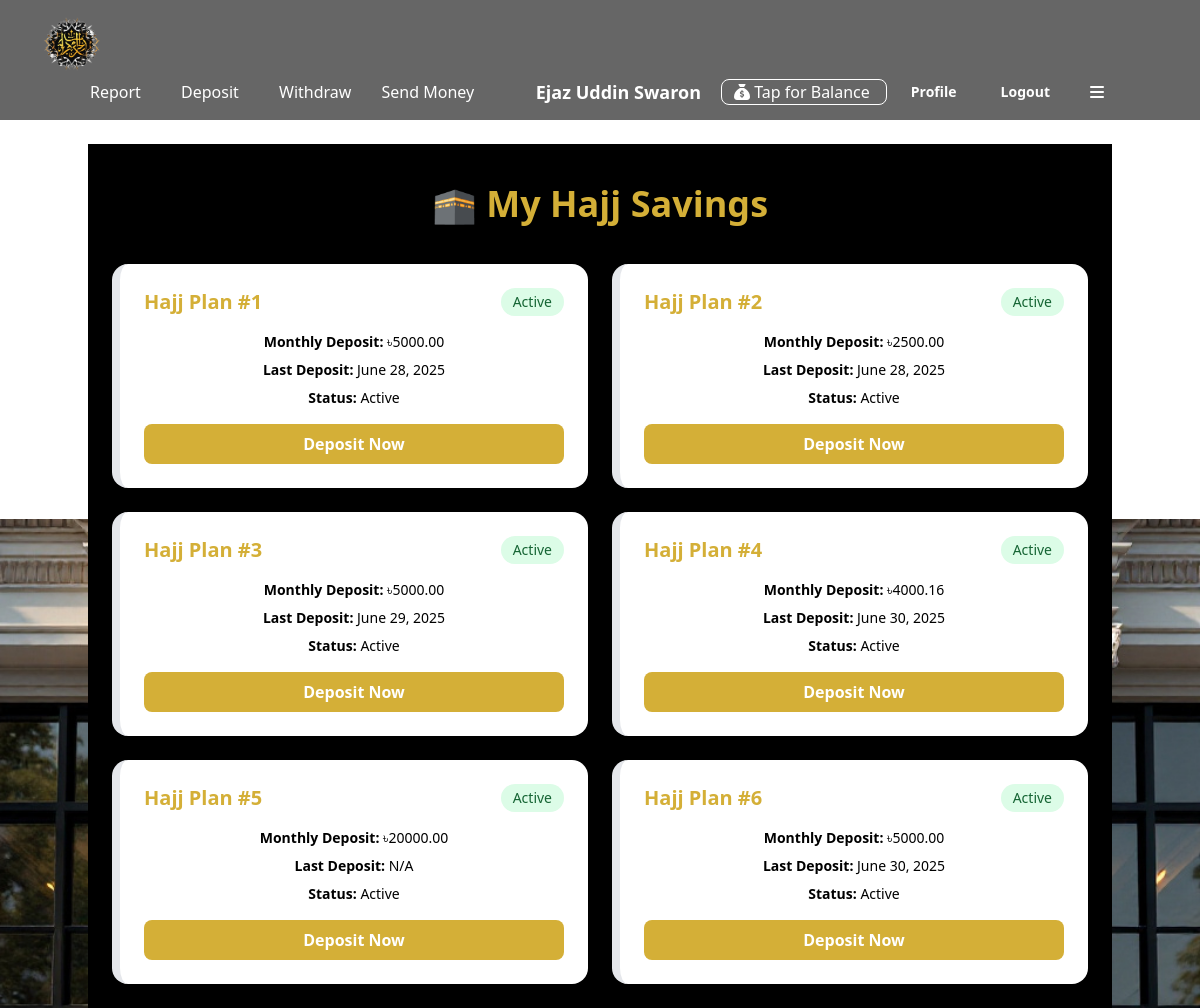
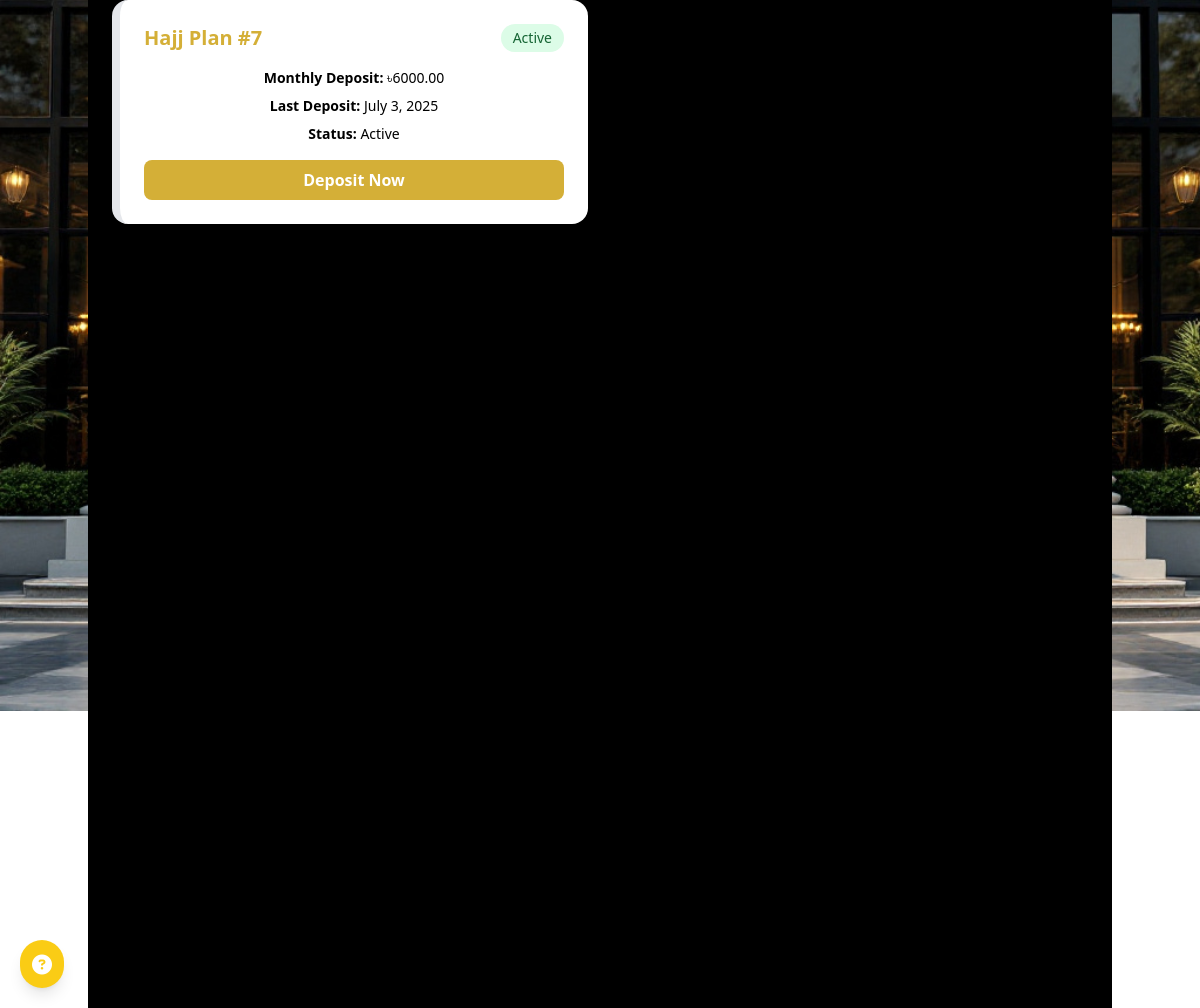
Page /features/hajj/dashboard/ (signed in) on the committed database (2 pictures, top to bottom).
### features/models.py (models this page shows, shortened)
class HajjSavingsAccount(models.Model):
    user = models.ForeignKey(User, on_delete=models.CASCADE)
    account = models.ForeignKey(UserBankAccount, on_delete=models.CASCADE, null=True, blank=True)  # << add null=True, blank=True
    monthly_deposit = models.DecimalField(max_digits=10, decimal_places=2)
    last_deposit_date = models.DateField(null=True, blank=True)
    is_active = models.BooleanField(default=True)

### features/views.py (the view)
# urls.py: path('hajj/dashboard/', hajj_savings_dashboard, name='hajj_savings_dashboard'),
@login_required
def hajj_savings_dashboard(request):
    savings_accounts = HajjSavingsAccount.objects.filter(user=request.user)
    savings = [
        {
            'id': s.id,
            'monthly_deposit': s.monthly_deposit,
            'last_deposit_date': s.last_deposit_date,
            'is_active': s.is_active
        } for s in savings_accounts
    ]
    return render(request, 'features/hajj_savings_dashboard.html', {'savings': savings})

### features/templates/features/hajj_savings_dashboard.html (shortened to what this page needs)
{% extends "base.html" %}
{% load static %}
{% block content %}
<div class="min-h-screen bg-black text-white px-6 py-10">
    <div class="max-w-5xl mx-auto">
        <h1 class="text-4xl font-bold text-gold-500 text-center mb-10">🕋 My Hajj Savings</h1>
        {% if savings %}
        <div class="grid grid-cols-1 md:grid-cols-2 gap-6">
            {% for account in savings %}
            <div class="bg-white text-black p-6 rounded-2xl shadow-xl border-l-8 border-gold-500">
                <div class="flex justify-between items-center mb-4">
                    <h2 class="text-xl font-semibold text-gold-500">Hajj Plan #{{ forloop.counter }}</h2>
                    {% if account.is_active %}
                        <span class="text-sm bg-green-100 text-green-800 px-3 py-1 rounded-full">Active</span>
                    {% else %}
                        <span class="text-sm bg-red-100 text-red-800 px-3 py-1 rounded-full">Inactive</span>
                    {% endif %}
                </div>
                <div class="space-y-2 text-sm">
                    <p><span class="font-semibold">Monthly Deposit:</span> ৳{{ account.monthly_deposit }}</p>
                    <p><span class="font-semibold">Last Deposit:</span> {{ account.last_deposit_date|default:"N/A" }}</p>
                    <p><span class="font-semibold">Status:</span> {{ account.is_active|yesno:"Active,Inactive" }}</p>
                </div>
                {% if account.is_active %}
                <form method="post" action="{% url 'deposit_to_hajj_savings' account.id %}" class="mt-4">
                    <button type="submit"
                        class="w-full py-2 rounded-lg bg-gold-500 text-white font-semibold hover:bg-gold-600 transition duration-300">
                        Deposit Now
                    </button>
                </form>
                {% endif %}
            </div>
            {% endfor %}
        </div>
        {% endif %}
    </div>
</div>
{% endblock %}

### core/templates/base.html (shortened to what this page needs)
{% load static %}
<!DOCTYPE html>
<html lang="en">
    <head>
        <link href="https://unpkg.com/tailwindcss@^1.0/dist/tailwind.min.css" rel="stylesheet">
        <link href="https://cdn.jsdelivr.net/npm/daisyui@4.12.24/dist/full.min.css" rel="stylesheet" type="text/css" />
        <script src="https://cdn.tailwindcss.com"></script>
    </head>
    <body class="min-h-screen flex flex-col">
        <div class="fixed top-0 left-0 w-full z-50">
            {% include 'navbar.html' %}
        </div>
        <div class="content-wrapper flex-grow relative">
            <div class="relative z-10 lg:container text-center lg:mx-auto" id="main">
                <br>
                <br>
                <br>
                <br>
                <br>
                <br>
                {% block content %}
                {% endblock %}
            </div>
        </div>
        {% if request.resolver_match.url_name != "FAQ" %}
        <a href="{% url 'FAQ' %}"
        class="fixed bottom-5 left-5 bg-yellow-400 text-white p-3 rounded-full shadow-lg hover:bg-yellow-500 transition duration-300 z-50"
        title="Go to Questions & Answers Page">
            <i class="fas fa-question-circle fa-lg"></i>
        </a>
        {% endif %}
            {% include 'footer.html' %}
    </body>
</html>

### core/templates/navbar.html (shortened to what this page needs)
{% load static %}
<nav class="flex items-center justify-between flex-wrap bg-black/60 p-3 px-10">
    <div class="flex items-center flex-shrink-0 text-white mr-6">
        <a href="{% url 'home' %}">
            <img class="w-16 h-16" src="{% static 'logo.png' %}" alt="">
        </a>
    </div>
    <div class="w-full block flex-grow lg:flex lg:items-center lg:w-auto px-10">
        {% if request.user.is_authenticated %}
            <div class="text-md lg:flex-grow">
                <a href="{% url 'transaction_report' %}" class="block mt-4 px-2.5 lg:inline-block lg:mt-0 text-white hover:text-yellow-500 hover:font-black mr-4">
                    Report
                </a>
                <a href="{% url 'deposit_money' %}" class="block mt-4 px-2.5 lg:inline-block lg:mt-0 text-white hover:text-yellow-500 hover:font-black mr-4">
                    Deposit
                </a>
                <a href="{% url 'withdraw_money' %}" class="block mt-4 px-2.5 lg:inline-block lg:mt-0 text-white hover:text-yellow-500 hover:font-black mr-4">
                    Withdraw
                </a>
                <a href="{% url 'send_money' %}" class="block mt-4 lg:inline-block lg:mt-0 text-white hover:text-yellow-500 hover:font-black mr-4">
                    Send Money
                </a>
            </div>
            <div class="flex w-auto">
                <div class="text-white my-auto font-black px-5 text-lg">
                    {{ request.user.first_name }} {{ request.user.last_name }}
                </div>
            </div>
                <button class="hover:bg-orange-500 text-white pr-4 border-white border pl-3 rounded-lg" id="balanceButton" onclick="toggleBalance()"><i class="fa-solid fa-sack-dollar"></i> Tap for Balance</button>
                <div class="ml-1">
                    <a href="{% url 'profile' %}" class="font-bold mx-1 inline-block text-sm px-4 py-2 leading-none bg-transparent rounded text-white border-white hover:border-transparent hover:text-dark hover:bg-orange-500 mt-4 lg:mt-0">Profile</a>
                </div>
                <form action="{% url 'logout' %}" method="post" style="display:inline;">
                    <button type="submit" class="mx-2 inline-block font-bold text-sm px-4 py-2 leading-none bg-transparent rounded text-white border-white hover:border-transparent hover:text-dark hover:bg-orange-500 mt-4 lg:mt-0">Logout</button>
                </form>
                <div class="relative inline-block">
                    <button id="dropdownButton" class="px-4 py-1 hover:bg-orange-500 text-white rounded-md focus:outline-none">
                        <i class="fa-solid fa-bars"></i>
                    </button>
                </div>
        {% endif %}
    </div>
</nav>

### core/templates/footer.html (shortened to what this page needs)
<body class="min-h-screen flex pt-96">
</body>

### features/templates/features/hajj_savings_dashboard.html (style rules this page uses)
.text-gold-500 { color: #D4AF37; }
.bg-gold-500 { background-color: #D4AF37; }

### rows in the picture
HajjSavingsAccount: monthly_deposit "5000.00", last_deposit_date "June 28, 2025"
HajjSavingsAccount: monthly_deposit "2500.00", last_deposit_date "June 28, 2025"
HajjSavingsAccount: monthly_deposit "5000.00", last_deposit_date "June 29, 2025"
HajjSavingsAccount: monthly_deposit "4000.16", last_deposit_date "June 30, 2025"
HajjSavingsAccount: monthly_deposit "20000.00"
HajjSavingsAccount: monthly_deposit "5000.00", last_deposit_date "June 30, 2025"
HajjSavingsAccount: monthly_deposit "6000.00", last_deposit_date "July 3, 2025"

### other values in the picture
{{ request.user.first_name }} "Ejaz Uddin"
{{ request.user.last_name }} "Swaron"
{{ account.is_active|yesno:"Active,Inactive" }} "Active" "Active" "Active" "Active" "Active" "Active" "Active"
{{ account.last_deposit_date|default:"N/A" }} "N/A"
